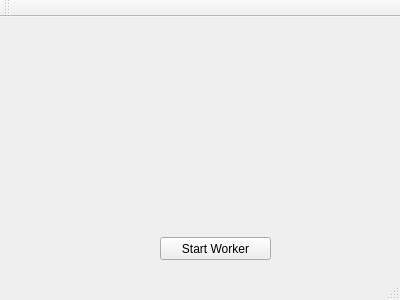
<?xml version="1.0" encoding="UTF-8"?>
<ui version="4.0">
 <class>MainWindow</class>
 <widget class="QMainWindow" name="MainWindow">
  <property name="geometry">
   <rect>
    <x>0</x>
    <y>0</y>
    <width>400</width>
    <height>300</height>
   </rect>
  </property>
  <property name="windowTitle">
   <string>MainWindow</string>
  </property>
  <widget class="QWidget" name="centralWidget">
   <widget class="QPushButton" name="pushButton_startWorker">
    <property name="geometry">
     <rect>
      <x>160</x>
      <y>220</y>
      <width>111</width>
      <height>23</height>
     </rect>
    </property>
    <property name="text">
     <string>Start Worker</string>
    </property>
   </widget>
   <widget class="WaitIndicator" name="widgetWait" native="true">
    <property name="geometry">
     <rect>
      <x>10</x>
      <y>0</y>
      <width>381</width>
      <height>221</height>
     </rect>
    </property>
   </widget>
  </widget>
  <widget class="QMenuBar" name="menuBar">
   <property name="geometry">
    <rect>
     <x>0</x>
     <y>0</y>
     <width>400</width>
     <height>20</height>
    </rect>
   </property>
  </widget>
  <widget class="QToolBar" name="mainToolBar">
   <attribute name="toolBarArea">
    <enum>TopToolBarArea</enum>
   </attribute>
   <attribute name="toolBarBreak">
    <bool>false</bool>
   </attribute>
  </widget>
  <widget class="QStatusBar" name="statusBar"/>
 </widget>
 <layoutdefault spacing="6" margin="11"/>
 <customwidgets>
  <customwidget>
   <class>WaitIndicator</class>
   <extends>QWidget</extends>
   <header>waitindicator.h</header>
   <container>1</container>
  </customwidget>
 </customwidgets>
 <resources/>
 <connections/>
</ui>
